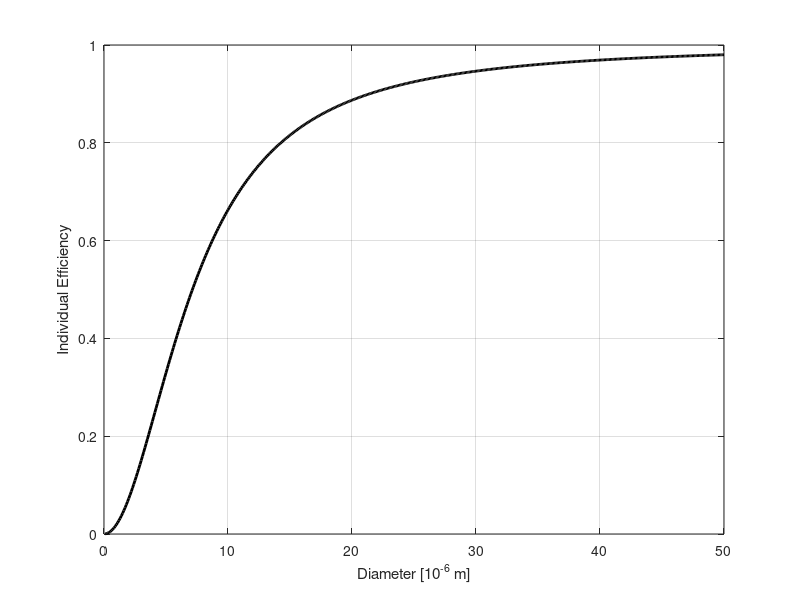

This figure's MATLAB source:
clear all

b = 9.81;
K = 37.7;
k = 0.095;
n = 1.5;
rhof = 1.028;
mu = 2.052e-5;
rhos = 1050;
Dc = 0.55;
Bc = 0.14/Dc;
Hc = 0.275/Dc;
u = 15;

DS = 1e6*k*Dc*sqrt(mu/((Bc*Hc*Dc*u)*(rhos-rhof)));
eta = @(D) ((D/DS)^2)/(1+((D/DS)^2));

for i = 1:500
    Ds(i) = 1.e-1*(i);
    Ei(i) = eta(Ds(i));
end

fprintf('Efficiency for 20 µm: %-10.6f\n',eta(20));
plot(Ds,Ei,'linewidth',2,'-k');
xlabel('Diameter [10^{-6} m]');
ylabel('Individual Efficiency');grid;
